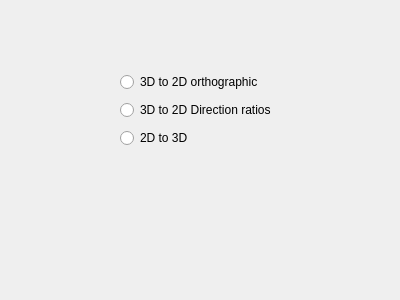
<?xml version="1.0" encoding="UTF-8"?>
<ui version="4.0">
 <class>main_choice</class>
 <widget class="QDialog" name="main_choice">
  <property name="geometry">
   <rect>
    <x>0</x>
    <y>0</y>
    <width>400</width>
    <height>300</height>
   </rect>
  </property>
  <property name="windowTitle">
   <string>Dialog</string>
  </property>
  <widget class="QWidget" name="">
   <property name="geometry">
    <rect>
     <x>120</x>
     <y>70</y>
     <width>196</width>
     <height>83</height>
    </rect>
   </property>
   <layout class="QVBoxLayout" name="verticalLayout">
    <item>
     <widget class="QRadioButton" name="ThreeD_to_2D_o">
      <property name="text">
       <string>3D to 2D orthographic</string>
      </property>
     </widget>
    </item>
    <item>
     <widget class="QRadioButton" name="ThreeD_to_2D_dr">
      <property name="text">
       <string>3D to 2D Direction ratios</string>
      </property>
     </widget>
    </item>
    <item>
     <widget class="QRadioButton" name="TwoD_to_3D">
      <property name="text">
       <string>2D to 3D</string>
      </property>
     </widget>
    </item>
   </layout>
  </widget>
 </widget>
 <resources/>
 <connections/>
</ui>
